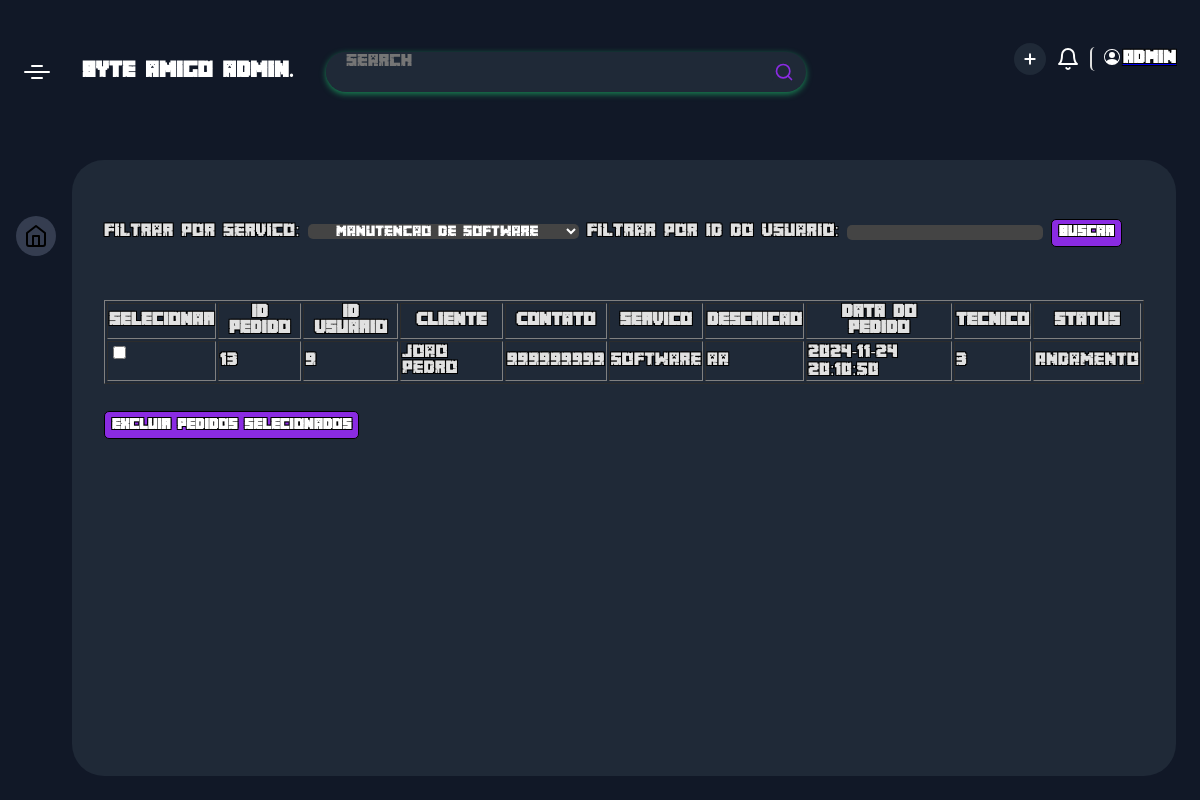
Screenshot of /dashboard.php?servico=software (signed in) with the database file from the repository.
### tables this page shows
CREATE TABLE `pedidos` (
  `id` int(11) NOT NULL,
  `ID_usuario` int(11) DEFAULT NULL,
  `servico` varchar(50) NOT NULL,
  `descricao` text DEFAULT NULL,
  `data_pedido` timestamp NOT NULL DEFAULT current_timestamp(),
  `ID_tecnico` int(11) DEFAULT NULL,
  `Status` varchar(30) NOT NULL
);

CREATE TABLE `usuario` (
  `ID_usuario` int(255) NOT NULL,
  `Nome` varchar(255) DEFAULT NULL,
  `Email` varchar(255) NOT NULL,
  `telefone` int(11) DEFAULT NULL,
  `Administrator` bit(1) DEFAULT NULL,
  `senha` varchar(255) NOT NULL
);

### dashboard.php (the view, shortened to what this page needs)
<?php
include 'conectar.php';
$servicoFiltro = $_GET['servico'] ?? '';
$idUsuarioFiltro = $_GET['ID_usuario'] ?? '';
$query = "
    SELECT
        pedidos.id,
        usuario.Nome,
        usuario.telefone,
        pedidos.status,
        pedidos.servico,
        pedidos.ID_usuario,
        pedidos.data_pedido,
        pedidos.descricao,
        pedidos.ID_tecnico
    FROM
        pedidos
    INNER JOIN
        usuario ON pedidos.ID_usuario = usuario.ID_usuario
    WHERE 1=1
";
$params = [];
if (!empty($servicoFiltro)) {
    $query .= " AND pedidos.servico = ?";
    $params[] = $servicoFiltro;
}
$query .= " ORDER BY pedidos.data_pedido DESC";
$stmt = $pdo->prepare($query);
$stmt->execute($params);
$pedidos = $stmt->fetchAll();
?>
<!DOCTYPE html>
<html lang="en">
<head>
    <link rel="stylesheet" href="./css/dashboard.css">
    <link rel="stylesheet" href="./css/button.css">
</head>
<body>
    <div class="app-container">
        <div class="app-header">
        <div class="app-header-left">
        <span class="app-icon"></span>
        <p class="app-name">byte amigo admin.</p>
        <div class="search-wrapper">
        <input class="search-input" type="text" placeholder="Search">
        <svg xmlns="http://www.w3.org/2000/svg" width="20" height="20" fill="none" stroke="currentColor" stroke-linecap="round" stroke-linejoin="round" stroke-width="2" class="feather feather-search" viewBox="0 0 24 24">
        <defs></defs>
        <circle cx="11" cy="11" r="8"></circle>
        <path d="M21 21l-4.35-4.35"></path>
        </svg>
        </div>
        </div>
        <div class="app-header-right">
        <button class="add-btn" title="Add New Project">
        <svg class="btn-icon" xmlns="http://www.w3.org/2000/svg" width="16" height="16" viewBox="0 0 24 24" fill="none" stroke="currentColor" stroke-width="3" stroke-linecap="round" stroke-linejoin="round" class="feather feather-plus">
        <line x1="12" y1="5" x2="12" y2="19" />
        <line x1="5" y1="12" x2="19" y2="12" /></svg>
        </button>
        <button class="notification-btn">
        <svg xmlns="http://www.w3.org/2000/svg" width="24" height="24" viewBox="0 0 24 24" fill="none" stroke="currentColor" stroke-width="2" stroke-linecap="round" stroke-linejoin="round" class="feather feather-bell">
        <path d="M18 8A6 6 0 0 0 6 8c0 7-3 9-3 9h18s-3-2-3-9" />
        <path d="M13.73 21a2 2 0 0 1-3.46 0" /></svg>
        </button>
        <a href="editcar.php"><button   class="profile-btn">
        <span>ADMIN</span>
        </button></a>
        </div>
        </div>
        <div class="app-content">
        <div class="app-sidebar">
        <a href="" class="app-sidebar-link active">
        <svg xmlns="http://www.w3.org/2000/svg" width="24" height="24" viewBox="0 0 24 24" fill="none" stroke="currentColor" stroke-width="2" stroke-linecap="round" stroke-linejoin="round" class="feather feather-home">
        <path d="M3 9l9-7 9 7v11a2 2 0 0 1-2 2H5a2 2 0 0 1-2-2z" />
        <polyline points="9 22 9 12 15 12 15 22" /></svg>
        </a>
        </div>
        <div class="projects-section">
        <form method="GET" action="dashboard.php">
        <label for="servico">Filtrar por Servico:</label>
        <select class="" id="servico" name="servico">
            <option value="software" <?php if ($servicoFiltro == 'software') echo 'selected'; ?>>Manutencao de Software</option>
        </select>
        <label for="id_usuario">Filtrar por ID do Usuario:</label>
        <input type="text" id="id_usuario" name="id_usuario" value="<?php echo htmlspecialchars($idUsuarioFiltro); ?>">
        <button type="submit">Buscar</button>
    </form>
        <form action="excluir_pedidos.php" method="POST">
        <table border="1">
            <thead>
                <tr>
                    <th>Selecionar</th>
                    <th>ID Pedido</th>
                    <th>ID Usuario</th>
                    <th>Cliente</th>
                    <th>Contato</th>
                    <th>Servico</th>
                    <th>Descricao</th>
                    <th>Data do pedido</th>
                    <th>Tecnico</th>
                    <th>Status</th>
                </tr>
            </thead>
            <tbody>
                <?php foreach ($pedidos as $pedido): ?>
                <tr>
                    <td><input type="checkbox" name="pedidos_selecionados[]" value="<?php echo $pedido['id']; ?>"></td>
                    <td><?= htmlspecialchars($pedido['id']) ?></td>
                    <td><?= htmlspecialchars($pedido['ID_usuario']) ?></td>
                    <td><?= htmlspecialchars($pedido['Nome']) ?></td>
                    <td><?= htmlspecialchars($pedido['telefone']) ?></td>
                    <td><?= htmlspecialchars($pedido['servico']) ?></td>
                    <td><?= htmlspecialchars($pedido['descricao']) ?></td>
                    <td><?= htmlspecialchars($pedido['data_pedido']) ?></td>
                    <td><?= htmlspecialchars($pedido['ID_tecnico']) ?></td>
                    <td><?= htmlspecialchars($pedido['status']) ?></td>
                </tr>
                <?php endforeach; ?>
            </tbody>
        </table>
        <button type="submit">Excluir Pedidos Selecionados</button>
    </form>
</body>
</html>

### css/dashboard.css (style rules this page uses)
* { box-sizing: border-box; font-family: 'minecraft'; }
:root { --app-container: #2600ff; --app-container: #111827; --main-color: #fff; --secondary-color: rgba(255, 255, 255, .8); --projects-section: #1f2937; --link-color: rgba(255, 255, 255, .8); --link-color-hover: rgba(195, 207, 244, 0.1); --link-color-active-bg: rgba(195, 207, 244, 0.2); --button-bg: #1f2937; --search-area-bg: #1f2937; --message-box-hover: #243244; --message-box-border: rgba(255, 255, 255, .1); --star: #ffd92c; --light-font: rgba(255, 255, 255, .8); --more-list-bg: #ffffff; --more-list-bg-hover: rgba(195, 207, 244, 0.1); --more-list-shadow: rgba(195, 207, 244, 0.1); --message-btn: rgba(195, 207, 244, 0.1); }
html, body { width: 100%; height: 100vh; margin: 0; }
body { font-family: 'minecraft', sans-serif; overflow: hidden; display: flex; justify-content: center; background-color: var(--app-container); }
button, a { cursor: pointer; }
.app-container { width: 100%; display: flex; flex-direction: column; height: 100%; background-color: var(--app-container); transition: 0.2s; max-width: 1800px; }
.app-container button, .app-container input, .app-container optgroup, .app-container select, .app-container textarea { font-family: 'minecraft', sans-serif; }
.app-content { display: flex; height: 100%; overflow: hidden; padding: 16px 24px 24px 0; }
.app-header { display: flex; justify-content: space-between; align-items: center; width: 100%; padding: 16px 24px; position: relative; }
.app-header-left, .app-header-right { display: flex; align-items: center; }
.app-header-left { flex-grow: 1; }
.app-header-right button { margin-left: 10px; }
.app-icon { width: 26px; height: 2px; border-radius: 4px; background-color: var(--main-color); position: relative; }
.app-icon:before, .app-icon:after { content: ''; position: absolute; width: 12px; height: 2px; border-radius: 4px; background-color: var(--main-color); left: 50%; transform: translatex(-50%); }
.app-icon:before { top: -6px; }
.app-icon:after { bottom: -6px; }
.app-name { color: var(--main-color); margin: 0; font-size: 20px; line-height: 24px; font-weight: 700; margin: 0 32px; }
.search-wrapper { border-radius: 20px; background-color: var(--search-area-bg); padding-right: 12px; height: 40px; display: flex; justify-content: space-between; align-items: center; width: 100%; max-width: 480px; color: blueviolet; box-shadow: 0 2px 6px 0 #198754; overflow: hidden; }
.search-input { border: none; flex: 1; outline: none; height: 100%; padding: 0 20px; font-size: 16px; background-color: var(--search-area-bg); color: var(--main-color); }
.search-input:placeholder { color: var(--main-color); opacity: 0.6; }
.add-btn { color: #fff; background-color: var(--button-bg); padding: 0; border: 0; border-radius: 50%; width: 32px; height: 32px; display: flex; align-items: center; justify-content: center; }
.notification-btn { color: var(--main-color); padding: 0; border: 0; background-color: transparent; height: 32px; display: flex; justify-content: center; align-items: center; }
.profile-btn { padding: 0; border: 0; background-color: transparent; display: flex; align-items: center; padding-left: 12px; border-left: 2px solid #ddd; }
.profile-btn span { color: var(--main-color); font-size: 16px; line-height: 24px; font-weight: 700; }
.app-sidebar { padding: 40px 16px; display: flex; flex-direction: column; align-items: center; }
.app-sidebar-link { color: var(--main-color); color: var(--link-color); margin: 16px 0; transition: 0.2s; border-radius: 50%; flex-shrink: 0; width: 40px; height: 40px; display: flex; justify-content: center; align-items: center; }
.app-sidebar-link.active { background-color: var(--link-color-active-bg); color: var(--link-color-active); }
.projects-section { flex: 2; background-color: var(--projects-section); border-radius: 32px; padding: 32px 32px 0 32px; overflow: hidden; height: 100%; display: flex; flex-direction: column; }

### rows the page displays
pedidos: id "13", ID_usuario "9", ID_usuario.Nome "Joao Pedro", ID_usuario.telefone "999999999", servico "software", descricao "aa", data_pedido "2024-11-24 20:10:50", ID_tecnico "3", Status "Andamento"
